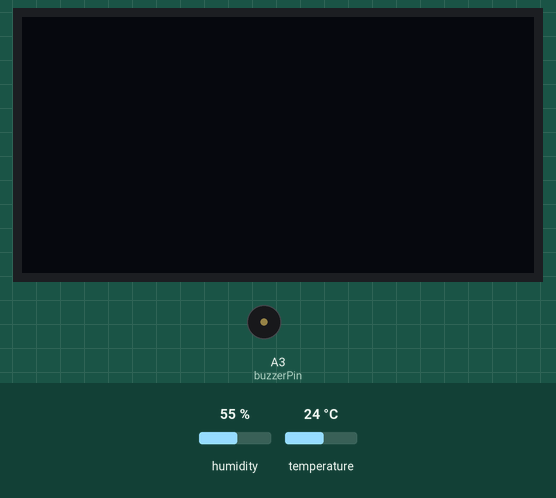
Bench run of a sketch on a simulated Arduino Uno, built with avr-gcc and run on an emulated ATmega328P. On the bench: 128×64 one-colour display, buzzer (waves = sounding). The test bench sets the inputs (shaded band); at power-on: humidity 55 %, temperature 24 °C. What the sketch prints to the serial monitor is not drawn.

Above: at 3.0 s.
3.1 s: humidity set to 41 %
6.0 s: humidity set to 38 %
At 6.8 s:
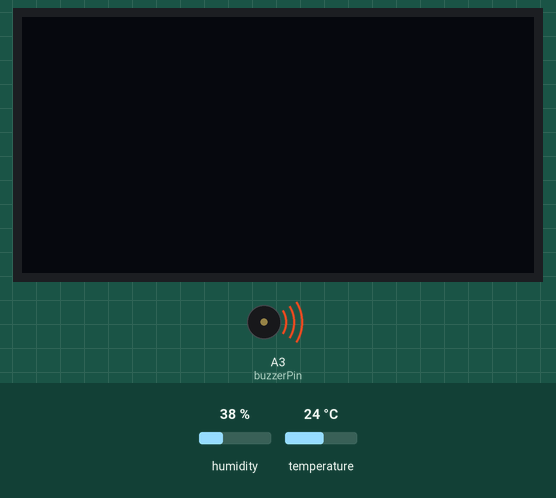
Timing chart, 0 to 15.1 s (numbered marks = the images above; inputs shaded):
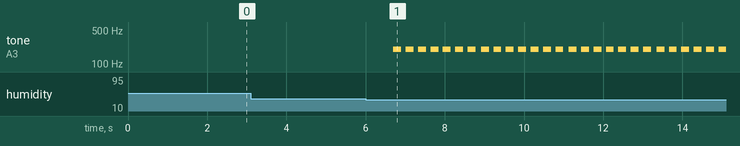

The sketch:

L0-Temperature_Humidity2.ino
```cpp
#include "DHT.h"
#include <Arduino.h>
#include <U8x8lib.h>

#define DHTPIN 0     // what pin we're connected to
#define DHTTYPE DHT11   // DHT 11
DHT dht(DHTPIN, DHTTYPE);
int buzzerPin = A3;
U8X8_SSD1306_128X64_NONAME_HW_I2C u8x8(/* reset=*/ U8X8_PIN_NONE);

void setup() {
  Serial.begin(9600);
  Serial.println("DHTxx test!");
  dht.begin();
  u8x8.begin();
  u8x8.setPowerSave(0);
  u8x8.setFlipMode(1);
  pinMode(buzzerPin , OUTPUT);
}

void loop() {
  float temp, humi;
  temp = dht.readTemperature();
  humi = dht.readHumidity();
if (temp > 30 || humi < 40) {
   tone(buzzerPin, 200, 200);
}
  u8x8.setFont(u8x8_font_chroma48medium8_r);
  u8x8.setCursor(0, 33);
  u8x8.print("Temp:");
  u8x8.print(temp);
  u8x8.print("C");
  u8x8.setCursor(0,50);
  u8x8.print("Humidity:");
  u8x8.print(humi);
  u8x8.print("%");
  u8x8.refreshDisplay();
  delay(200);
}
```

Measured:
- the behaviour switches between 40 and 39 % on humidity (found by bisection; images 0 and 1)
- after the input at 3.1 s, every drawn part: stays the same
- after the input at 6.0 s, tone on A3 (buzzerPin): alternates 200 Hz for 0.20 s and silent for 0.11 s, starting after 0.70 s
